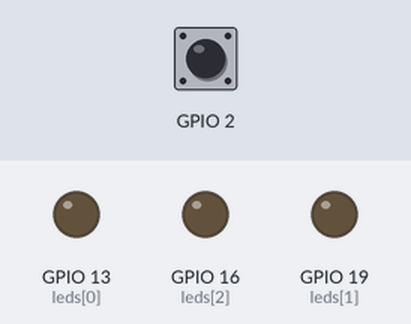
Bench run of a program on a simulated Raspberry Pi (BCM pin numbers). Shown: output pins drawn as LEDs (lit = HIGH). The inputs (shaded band) are chosen by the test bench; at power-on: GPIO 2 HIGH.

Above: at 1.2 s.
1.3 s: GPIO 2 pulled LOW for 0.15 s
At 1.39 s:
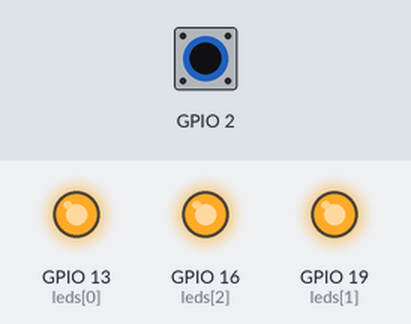
2.9 s: GPIO 2 pulled LOW for 3.2 s
At 7.5 s:
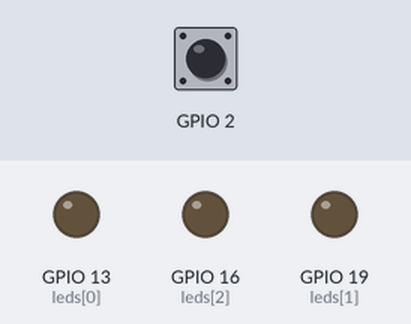
Timing chart, 0 to 9.0 s (numbered marks = the images above; inputs shaded):
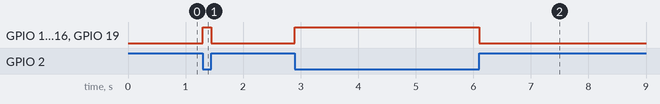

The program:

togle.py
```python
import RPi.GPIO as GPIO


GPIO.setmode(GPIO.BCM)
GPIO.setup(2, GPIO.IN)

leds = [13, 19, 16]

for i in  leds:
    GPIO.setup(i, GPIO.OUT)

try:
    while True:
        button = not GPIO.input(2)
        for i in leds:
            GPIO.output(i, button)

except KeyboardInterupt:
    print('The program was stopped by keyboard.')
finally:
    GPIO.cleanup()
    print('GPIO cleanup completed')
```

Measured:
- after the input at 1.3 s, GPIO 13 (leds[0]), GPIO 16 (leds[2]), GPIO 19 (leds[1]): LOW → HIGH at once, → LOW 0.15 s later
- after the input at 2.9 s, GPIO 13 (leds[0]), GPIO 16 (leds[2]), GPIO 19 (leds[1]): LOW → HIGH at once, → LOW 3.2 s later
